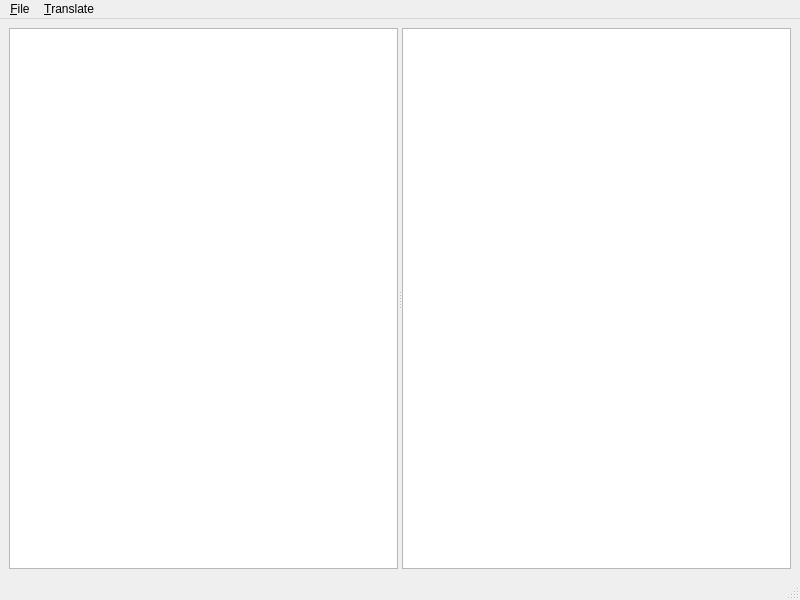
<?xml version="1.0" encoding="UTF-8"?>
<ui version="4.0">
 <class>MainWindow</class>
 <widget class="QMainWindow" name="MainWindow">
  <property name="geometry">
   <rect>
    <x>0</x>
    <y>0</y>
    <width>800</width>
    <height>600</height>
   </rect>
  </property>
  <property name="windowTitle">
   <string>NST Ghost</string>
  </property>
  <widget class="QWidget" name="centralwidget">
   <layout class="QHBoxLayout" name="horizontalLayout">
    <item>
     <widget class="QSplitter" name="splitter">
      <property name="orientation">
       <enum>Qt::Horizontal</enum>
      </property>
      <widget class="QListView" name="fileListView"/>
      <widget class="QTableView" name="translationTableView">
       <property name="alternatingRowColors">
        <bool>true</bool>
       </property>
       <property name="sortingEnabled">
        <bool>true</bool>
       </property>
      </widget>
     </widget>
    </item>
   </layout>
  </widget>
  <widget class="QMenuBar" name="menubar">
   <property name="geometry">
    <rect>
     <x>0</x>
     <y>0</y>
     <width>800</width>
     <height>23</height>
    </rect>
   </property>
   <widget class="QMenu" name="menuFile">
    <property name="title">
     <string>&amp;File</string>
    </property>
    <addaction name="actionOpen_Mock_Data"/>
    <addaction name="actionLoad_from_Game_Project"/>
    <addaction name="actionSettings"/>
    <addaction name="separator"/>
    <addaction name="action_Exit"/>
   </widget>
   <widget class="QMenu" name="menuTranslate">
    <property name="title">
     <string>&amp;Translate</string>
    </property>
    <addaction name="actionTranslate_Selected"/>
   </widget>
   <addaction name="menuFile"/>
   <addaction name="menuTranslate"/>
  </widget>
  <widget class="QStatusBar" name="statusbar"/>
  <action name="actionLoad_from_Game_Project">
   <property name="text">
    <string>Load from Game Project...</string>
   </property>
  </action>
  <action name="actionSettings">
   <property name="text">
    <string>Settings...</string>
   </property>
  </action>
  <action name="action_Exit">
   <property name="text">
    <string>E&amp;xit</string>
   </property>
  </action>
  <action name="actionOpen_Mock_Data">
   <property name="text">
    <string>Open Mock Data</string>
   </property>
  </action>
  <action name="actionTranslate_Selected">
   <property name="text">
    <string>Translate Selected</string>
   </property>
  </action>
 </widget>
 <resources/>
 <connections/>
</ui>
